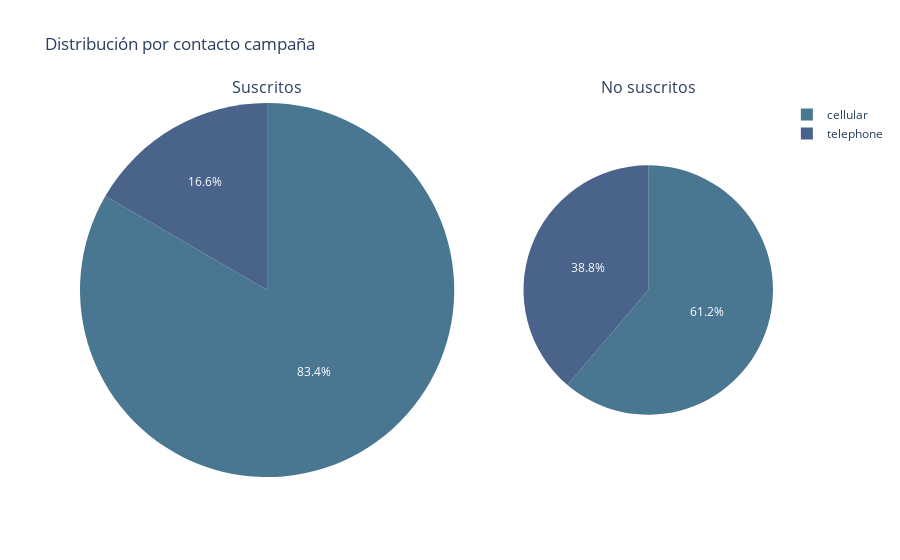

Source (notebook cell):
### Code cell
fig2_subplot_tartas_contacto= make_subplots(
    rows = 1, cols = 2,
    column_widths = [3, 2], # Define las proporciones de las columnas
    row_heights = [3],# Altura de la fila
    specs = [[{"type": "domain"}, {"type": "domain"}]],# Especifica que ambos subplots serán gráficos de tarta (dominio)
      subplot_titles = ['Suscritos', 'No suscritos'])#le damos los tituos por grafico
fig2_subplot_tartas_contacto.add_trace(go.Pie(labels = ['cellular','telephone'],#El método add_trace() en Plotly  para agregar trazas (gráficos o conjuntos de datos) a una figura. 
#go.Pie es la fx que indica grafico de tarta
						 values = df_suscritos_campaña['id'],
             name ='contact',marker_colors = ['#497691','#49638B','#489C9E'],
             ),
             row = 1,col = 1)
fig2_subplot_tartas_contacto.add_trace(go.Pie(labels =['cellular','telephone'],
						 values = df_No_Suscritos_campaña['id'],
             name ='contact',marker_colors = ['#497691','#49638B','#489C9E'],
             ),
             row = 1,col = 2)
fig2_subplot_tartas_contacto.update_layout(title_text='Distribución por contacto campaña')

### Figure 1 — Plotly figure (JSON) as saved in the notebook; plotly's stock layout.template omitted (floating-point values rounded to 4 significant figures)
{"data": [{"domain": {"x": [0, 0.54], "y": [0, 1]}, "labels": ["cellular", "telephone"], "marker": {"colors": ["#497691", "#49638B", "#489C9E"]}, "name": "contact", "type": "pie", "values": [4039, 805]}, {"domain": {"x": [0.64, 1], "y": [0, 1]}, "labels": ["cellular", "telephone"], "marker": {"colors": ["#497691", "#49638B", "#489C9E"]}, "name": "contact", "type": "pie", "values": [23357, 14799]}], "layout": {"annotations": [{"font": {"size": 16}, "showarrow": false, "text": "Suscritos", "x": 0.27, "xanchor": "center", "xref": "paper", "y": 1, "yanchor": "bottom", "yref": "paper"}, {"font": {"size": 16}, "showarrow": false, "text": "No suscritos", "x": 0.82, "xanchor": "center", "xref": "paper", "y": 1, "yanchor": "bottom", "yref": "paper"}], "title": {"text": "Distribución por contacto campaña"}}}
